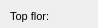
      <widget class="QWidget" name="page_2">
       <property name="geometry">
        <rect>
         <x>0</x>
         <y>0</y>
         <width>98</width>
         <height>28</height>
        </rect>
       </property>
       <attribute name="label">
        <string>Specific information</string>
       </attribute>
       <widget class="QLineEdit" name="top_floor">
        <property name="geometry">
         <rect>
          <x>110</x>
          <y>5</y>
          <width>160</width>
          <height>18</height>
         </rect>
        </property>
        <property name="inputMask">
         <string/>
        </property>
        <property name="text">
         <string/>
        </property>
        <property name="frame">
         <bool>true</bool>
        </property>
       </widget>
       <widget class="QLabel" name="label_top_floor">
        <property name="geometry">
         <rect>
          <x>10</x>
          <y>5</y>
          <width>90</width>
          <height>22</height>
         </rect>
        </property>
        <property name="font">
         <font>
          <pointsize>8</pointsize>
         </font>
        </property>
        <property name="frameShape">
         <enum>QFrame::NoFrame</enum>
        </property>
        <property name="frameShadow">
         <enum>QFrame::Plain</enum>
        </property>
        <property name="text">
         <string>Top flor:</string>
        </property>
        <property name="textFormat">
         <enum>Qt::AutoText</enum>
        </property>
        <property name="scaledContents">
         <bool>false</bool>
        </property>
        <property name="alignment">
         <set>Qt::AlignLeading|Qt::AlignLeft|Qt::AlignVCenter</set>
        </property>
        <property name="margin">
         <number>3</number>
        </property>
       </widget>
       <widget class="QLabel" name="label_cat_valve">
        <property name="geometry">
         <rect>
          <x>10</x>
          <y>20</y>
          <width>96</width>
          <height>41</height>
         </rect>
        </property>
        <property name="font">
         <font>
          <pointsize>8</pointsize>
         </font>
        </property>
        <property name="frameShape">
         <enum>QFrame::NoFrame</enum>
        </property>
        <property name="frameShadow">
         <enum>QFrame::Plain</enum>
        </property>
        <property name="text">
         <string>Valve catalog:</string>
        </property>
        <property name="textFormat">
         <enum>Qt::AutoText</enum>
        </property>
        <property name="scaledContents">
         <bool>false</bool>
        </property>
        <property name="alignment">
         <set>Qt::AlignLeading|Qt::AlignLeft|Qt::AlignVCenter</set>
        </property>
        <property name="wordWrap">
         <bool>true</bool>
        </property>
        <property name="margin">
         <number>3</number>
        </property>
       </widget>
       <widget class="QComboBox" name="cat_valve">
        <property name="geometry">
         <rect>
          <x>110</x>
          <y>35</y>
          <width>160</width>
          <height>18</height>
         </rect>
        </property>
        <property name="autoFillBackground">
         <bool>true</bool>
        </property>
        <property name="maxVisibleItems">
         <number>8</number>
        </property>
        <property name="frame">
         <bool>false</bool>
        </property>
       </widget>
      </widget>
